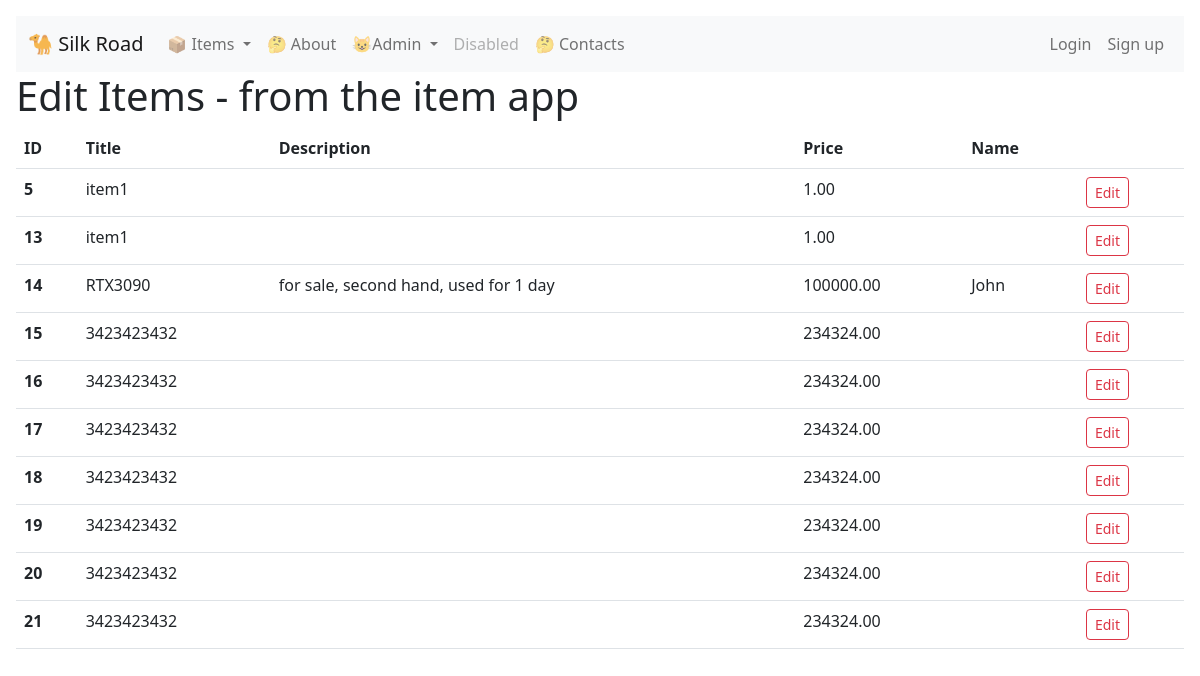
Page /item/edit/ on the earlier database version.
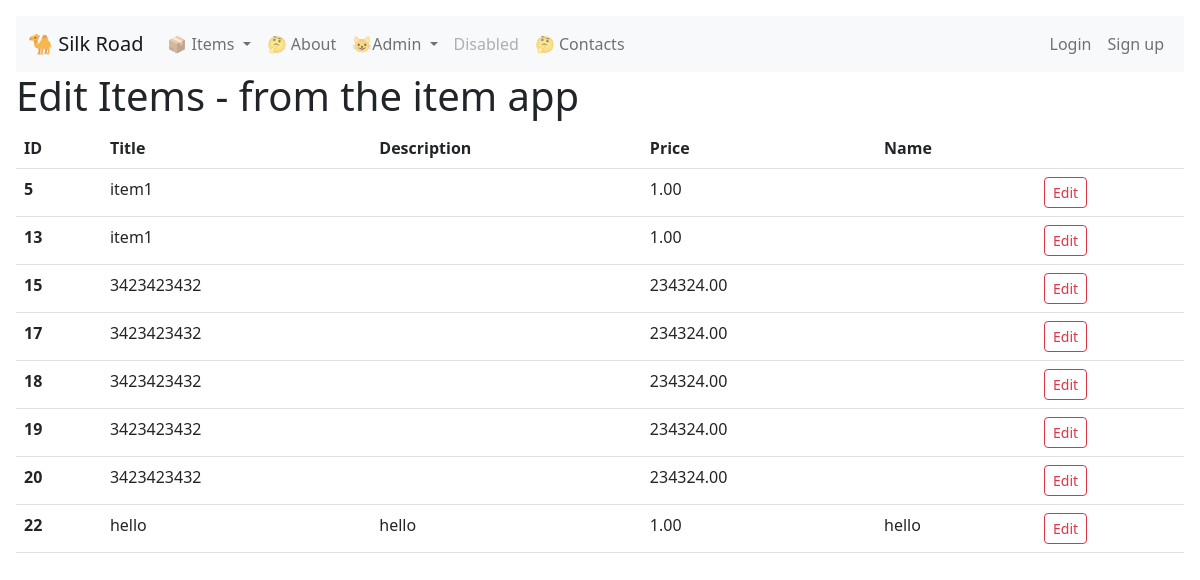
Same page on the later database version.
### item/models.py (models this page shows)
class Item(models.Model):
    title       = models.CharField(max_length=120)
    description = models.TextField(null=True, blank=True)
    price       = models.DecimalField(decimal_places=2, max_digits=1000)
    name        = models.TextField(null=True, blank=True)
    location    = models.TextField(null=True, blank=True)
    markAsSold  = models.BooleanField()
    def get_absolute_url(self):
        return reverse("item:item_edit", kwargs={"id": self.id})

### item/views.py (the view)
# urls.py: path('edit/', item_edit_view, name = 'item_edit'),
def item_edit_view(request, id=None):
    if id:
        obj = Item.objects.get(id=id)
        context = { 'object': obj }
        return render(request, "item/item_edit_individual.html", context)
    else:
        obj = Item.objects.all()
        context = { 'object': obj }
        return render(request, "item/item_edit.html", context)

### item/templates/item/item_edit.html (shortened to what this page needs)
{% extends 'base.html' %}
{% block content %}
<h1>Edit Items - from the item app</h1>
<table class="table">
    <thead>
      <tr>
        <th scope="col">ID</th>
        <th scope="col">Title</th>
        <th scope="col">Description</th>
        <th scope="col">Price</th>
        <th scope="col">Name</th>
        <th scope="col"></th>
      </tr>
    </thead>
    <tbody>
        {% for i in object %}
        <tr>
            <form action="{{ i.get_absolute_url }}" method="POST">
                <th scope="row">{{i.id}}</th>
                <td class="editable" data-id="{{ i.id }}" data-type="title">{{i.title}}</td>
                <td class="editable" data-id="{{ i.id }}" data-type="description">{{i.description}}</td>
                <td class="editable" data-id="{{ i.id }}" data-type="price">{{i.price}}</td>
                <td class="editable" data-id="{{ i.id }}" data-type="name">{{i.name}}</td>
                <td><input class="btn btn-sm btn-outline-danger" type="submit" value="Edit"></td>
            </form>
        </tr>
        {% endfor %}
    </tbody>
  </table>
{% endblock %}

Differences in the rows shown:
removed Item: id "14", title "RTX3090", description "for sale, second hand, used for 1 day", price "100000.00", name "John"
removed Item: id "16", title "3423423432", price "234324.00"
removed Item: id "21", title "3423423432", price "234324.00"
added Item: id "22", title "hello", description "hello", price "1.00", name "hello"
